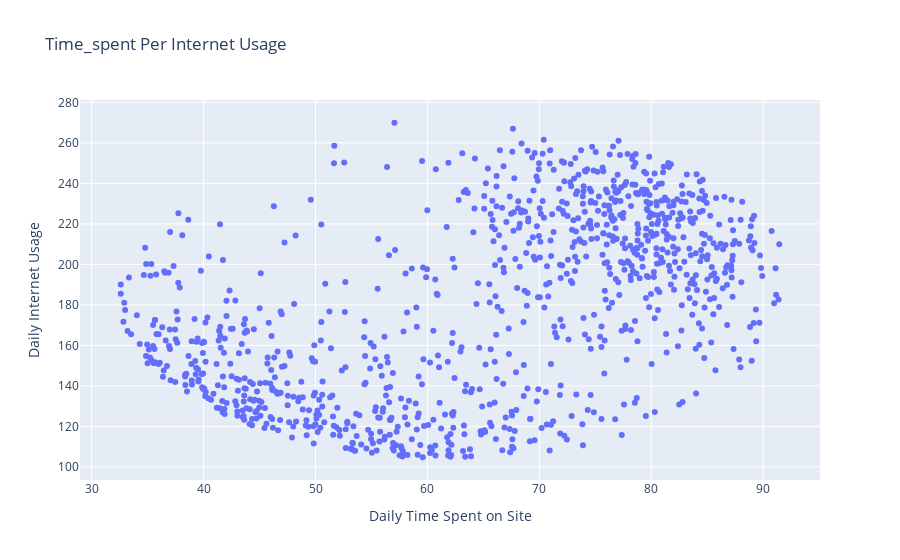

Notebook cell for this chart:
### Code cell
px.scatter(data_frame=df,x='Daily Time Spent on Site',y='Daily Internet Usage',title='Time_spent Per Internet Usage')

### Figure 1 — Plotly figure (JSON) as saved in the notebook; plotly's stock layout.template omitted (floating-point values rounded to 4 significant figures; data arrays with more than 128 entries replaced by an {"elided": "..."} marker saying what was removed)
{"data": [{"hovertemplate": "Daily Time Spent on Site=%{x}<br>Daily Internet Usage=%{y}<extra></extra>", "legendgroup": "", "marker": {"color": "#636efa", "symbol": "circle"}, "mode": "markers", "name": "", "orientation": "v", "showlegend": false, "type": "scatter", "x": {"elided": "1000 float values"}, "xaxis": "x", "y": {"elided": "1000 float values"}, "yaxis": "y"}], "layout": {"legend": {"tracegroupgap": 0}, "title": {"text": "Time_spent Per Internet Usage"}, "xaxis": {"anchor": "y", "domain": [0, 1], "title": {"text": "Daily Time Spent on Site"}}, "yaxis": {"anchor": "x", "domain": [0, 1], "title": {"text": "Daily Internet Usage"}}}}
